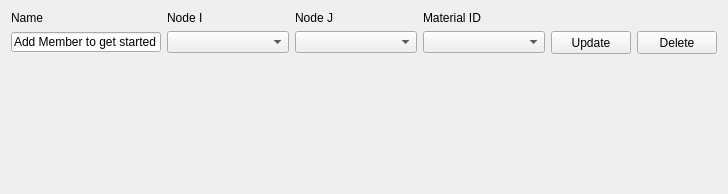
               <widget class="QWidget" name="updateMemberSAW">
                <property name="geometry">
                 <rect>
                  <x>0</x>
                  <y>0</y>
                  <width>728</width>
                  <height>194</height>
                 </rect>
                </property>
                <layout class="QVBoxLayout" name="verticalLayout_2">
                 <item>
                  <layout class="QGridLayout" name="table2updateMember">
                   <item row="1" column="1">
                    <widget class="QComboBox" name="updateMemberINode">
                     <property name="sizePolicy">
                      <sizepolicy hsizetype="MinimumExpanding" vsizetype="Fixed">
                       <horstretch>0</horstretch>
                       <verstretch>0</verstretch>
                      </sizepolicy>
                     </property>
                    </widget>
                   </item>
                   <item row="0" column="0">
                    <widget class="QLabel" name="updateMemberNameLabel">
                     <property name="text">
                      <string>Name</string>
                     </property>
                    </widget>
                   </item>
                   <item row="0" column="1">
                    <widget class="QLabel" name="updateMemberINodeLabel">
                     <property name="text">
                      <string>Node I</string>
                     </property>
                    </widget>
                   </item>
                   <item row="1" column="2">
                    <widget class="QComboBox" name="updateMemberJNode">
                     <property name="sizePolicy">
                      <sizepolicy hsizetype="MinimumExpanding" vsizetype="Fixed">
                       <horstretch>0</horstretch>
                       <verstretch>0</verstretch>
                      </sizepolicy>
                     </property>
                    </widget>
                   </item>
                   <item row="1" column="0">
                    <widget class="QLineEdit" name="updateMemberName">
                     <property name="minimumSize">
                      <size>
                       <width>150</width>
                       <height>0</height>
                      </size>
                     </property>
                     <property name="maximumSize">
                      <size>
                       <width>16777215</width>
                       <height>20</height>
                      </size>
                     </property>
                     <property name="text">
                      <string>Add Member to get started</string>
                     </property>
                     <property name="frame">
                      <bool>true</bool>
                     </property>
                    </widget>
                   </item>
                   <item row="0" column="2">
                    <widget class="QLabel" name="updateMemberJNodeLabel">
                     <property name="text">
                      <string>Node J</string>
                     </property>
                    </widget>
                   </item>
                   <item row="1" column="3">
                    <widget class="QComboBox" name="updateMemberMaterial">
                     <property name="sizePolicy">
                      <sizepolicy hsizetype="MinimumExpanding" vsizetype="Fixed">
                       <horstretch>0</horstretch>
                       <verstretch>0</verstretch>
                      </sizepolicy>
                     </property>
                    </widget>
                   </item>
                   <item row="1" column="4">
                    <widget class="QPushButton" name="updateMemberButton">
                     <property name="minimumSize">
                      <size>
                       <width>0</width>
                       <height>23</height>
                      </size>
                     </property>
                     <property name="maximumSize">
                      <size>
                       <width>90</width>
                       <height>23</height>
                      </size>
                     </property>
                     <property name="text">
                      <string>Update</string>
                     </property>
                    </widget>
                   </item>
                   <item row="0" column="3">
                    <widget class="QLabel" name="updateMemberMaterialLabel">
                     <property name="text">
                      <string>Material ID</string>
                     </property>
                    </widget>
                   </item>
                   <item row="1" column="5">
                    <widget class="QPushButton" name="deleteMemberButton">
                     <property name="minimumSize">
                      <size>
                       <width>0</width>
                       <height>23</height>
                      </size>
                     </property>
                     <property name="maximumSize">
                      <size>
                       <width>90</width>
                       <height>23</height>
                      </size>
                     </property>
                     <property name="text">
                      <string>Delete</string>
                     </property>
                    </widget>
                   </item>
                  </layout>
                 </item>
                 <item>
                  <spacer name="updateMemberVSpacer">
                   <property name="orientation">
                    <enum>Qt::Vertical</enum>
                   </property>
                   <property name="sizeHint" stdset="0">
                    <size>
                     <width>0</width>
                     <height>0</height>
                    </size>
                   </property>
                  </spacer>
                 </item>
                </layout>
               </widget>
